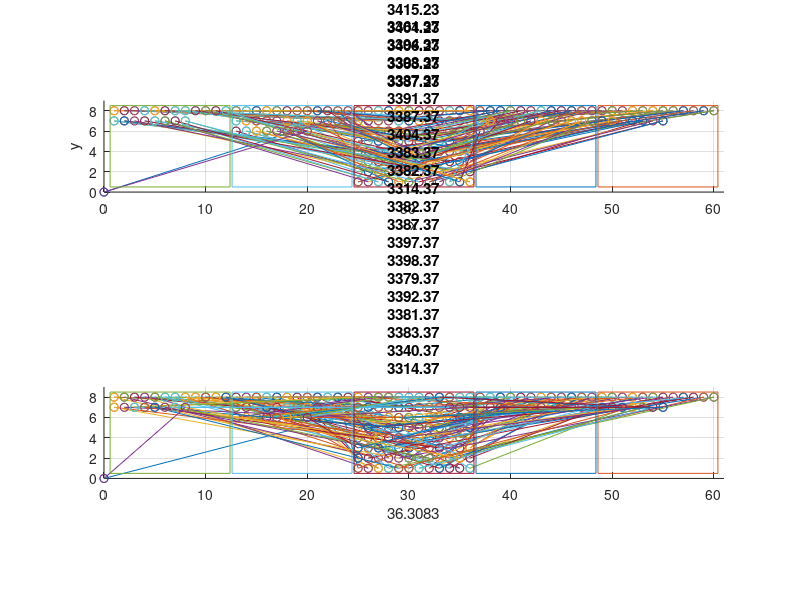

Write MATLAB code to recreate this figure. (Note: this script raises an error after producing the figure.)
%% Route generation and optimization with genetic algorithm
%% FE 2020
clear all;
%% Mostly manually set start and end positions with random target groups for each seedling
n = 96;  %Number of seedlings
vertices = 2*n+1;
seedlings = zeros(n,3);
target1 = zeros(n,2);
target2 = zeros(n,2);
target3 = zeros(n,2);
target4 = zeros(n,2);
seedCount = 1;
groupLow = 1;
groupHigh = 4;
boxWidth = 12;

%% Define positions of seedlings and target plates. Seedlings get a corresponding 
%   random group
for i = 8:-1:1
    for j = 1:12
        seedlings(seedCount,:,:) = [j+2*boxWidth i randi([groupLow groupHigh],1)];
        target1(seedCount,:) = [j i];
        target2(seedCount,:) = [j+1*boxWidth i];
        target3(seedCount,:) = [j+3*boxWidth i];
        target4(seedCount,:) = [j+4*boxWidth i];
        
        seedCount = seedCount + 1;
    end
end

%% Squares
X1 = 0.6;
X2 = 12.4;
Y1 = 0.5;
Y2 = 8.5;
squareX = zeros(5,5);
squareY = zeros(5,5);
for i = 1:5
    squareX(i,:) = [X1+(i-1)*boxWidth, X2+(i-1)*boxWidth, X2+(i-1)*boxWidth, ...
        X1+(i-1)*boxWidth, X1+(i-1)*boxWidth]; 
    squareY(i,:) = [Y1, Y1, Y2, Y2, Y1];
end

%% Parameters
popSize = 50;
keepRate = 0.1; 
mutationRate = 0.1;
maxIter = 1000;

%% Set starting point for each target plate to simulate pre filled state
targetFill_1 = 1;
targetFill_2 = 1;
targetFill_3 = 1;
targetFill_4 = 1;

%% Initial values
recordDistance = inf;
iterCount = 1;
keepSize = floor(keepRate*popSize);
routeMatrix = zeros(popSize, vertices+1, 2);
population = zeros(popSize,n);
fitness = zeros(popSize,1);
avrgFitness = zeros(maxIter,2);

% Initial population
for i = 1:popSize
    population(i,:) = randperm(n,n);
end

% Create one standard pop with standard route for comparison
popUnoptimized = 1:1:n;
population(1,:) = popUnoptimized;
popMark = false;
standardLength = 1;

while iterCount < maxIter
    %% Calculate Fitness
    for i = 1:popSize
        %% Generate routeMatrix depending on populations
        posCount = 2;
        %  Reset Counts to start with first empty position. Increase to
        %  simulate prefilled trays.
        targetCount1 = targetFill_1;
        targetCount2 = targetFill_2;
        targetCount3 = targetFill_3;
        targetCount4 = targetFill_4;
        for j = 1:length(population(i,:))
            routeMatrix(i,posCount,:) = seedlings(population(i,j),1:2);
            if seedlings(population(i,j),3) == 1
                routeMatrix(i,posCount+1,:) = target1(targetCount1,:);
                targetCount1 = targetCount1 + 1;
            end
            if seedlings(population(i,j),3) == 2
                routeMatrix(i,posCount+1,:) = target2(targetCount2,:);
                targetCount2 = targetCount2 + 1;
            end
            if seedlings(population(i,j),3) == 3
                routeMatrix(i,posCount+1,:) = target3(targetCount3,:);
                targetCount3 = targetCount3 + 1;
            end
            if seedlings(population(i,j),3) == 4
                routeMatrix(i,posCount+1,:) = target4(targetCount4,:);
                targetCount4 = targetCount4 + 1;
            end
            posCount = posCount + 2;
        end
        %% Calculation of route length
        routeLength = 0;
        for k = 2:vertices+1
            verticeLength = sqrt((routeMatrix(i,k,1)-routeMatrix(i,k-1,1))^2 ...
                + (routeMatrix(i,k,2)-routeMatrix(i,k-1,2))^2);
            routeLength = routeLength + verticeLength;
        end
        % Plot standard order for comparison
        if popMark == false
            figure(1);
            subplot(2,1,1);
            title("Unoptimized distance: "+routeLength);
            xlim([0 61]);
            ylim([0 9]);
            xlabel('x');
            ylabel('y');
            grid on;
            for l = 1:vertices
                hold on
                plot(routeMatrix(i,[l, l+1],1), routeMatrix(i,[l, l+1],2),'-o');
            end
            for m = 1:5
                plot(squareX(m,:), squareY(m,:));
            end
            daspect([1 1 1])
            standardLength = routeLength;
            popMark = true;
        end
        %% Update best populations
        if routeLength < recordDistance
            recordDistance = routeLength;
            bestEver = population(i,:);
            
            %% Plot route
            figure(1);
            subplot(2,1,2);
            cla(subplot(2,1,2));
            title("Optimized distance: "+recordDistance);
            xlim([0 61]);
            ylim([0 9]);
            xlabel((recordDistance/standardLength-1)*100+"%");
            grid on;
            for l = 1:vertices
                hold on
                plot(routeMatrix(i,[l, l+1],1), routeMatrix(i,[l, l+1],2),'-o')
            end
            for m = 1:5
                plot(squareX(m,:), squareY(m,:));
            end
            daspect([1 1 1])
        end        
        fitness(i,1) = routeLength;
    end
    
    %% Normalize Fitness
    sumFitness = 0;
    for i = 1:popSize
        sumFitness = sumFitness + fitness(i,1);
    end    
    for i = 1:popSize
        fitness(i,1) = fitness(i,1) / sumFitness;
    end
    
    %% Average Fitness of the population
    avrgFitness(iterCount,1) = sumFitness / popSize;
    avrgFitness(iterCount,2) = std(fitness);
    %% Sort fitness values while keeping the index
    sortedFitness = zeros(popSize,2);
    sortedFitness(:,1) = fitness;
    sortedFitness(:,2) = 1:1:popSize;
    sortedFitness = sortrows(sortedFitness,1);
    
    %% Create next Generation with mutation
    newPopulation = zeros(popSize,n);
    %% Keep best populations
    for i = 1:keepSize
        newPopulation(i,:) = population(sortedFitness(i,2),:);
    end
    
    %% Fill all others with mated and mutated recombinations from last generation
    for i = keepSize:popSize
        % Crossover
        orderA = roulette_wheel(population(:,:), fitness(:,:));
        orderB = roulette_wheel(population(:,:), fitness(:,:));
        order = crossover(orderA, orderB);
        % Mutation
        for j = 1:n
            if rand < mutationRate
                pointA = randi(length(order));
                pointB = randi(length(order));
                temp = order(pointA);
                order(pointA) = order(pointB);
                order(pointB) = temp;
            end
        end
        newPopulation(i,:) = order;      
    end
    population = newPopulation;
    
    %% Increment iter
    iterCount = iterCount+1;
end
